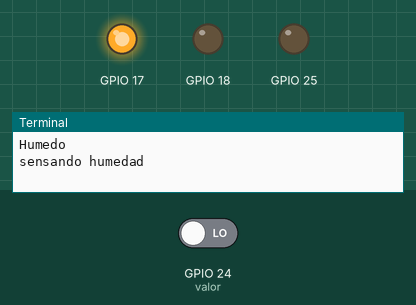
Bench run of a program on a simulated Raspberry Pi (BCM pin numbers). Shown: output pins drawn as LEDs (lit = HIGH), the last lines printed to the terminal. The inputs (shaded band) are chosen by the test bench; at power-on: GPIO 24 (valor) LOW.

Above: at 0.1 s.
At 1.2 s:
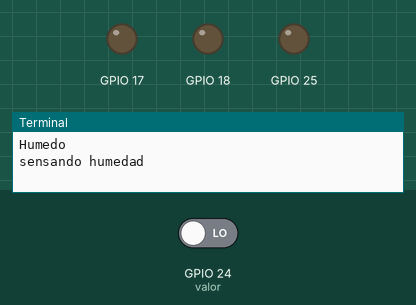
1.3 s: GPIO 24 (valor) driven HIGH
At 5.0 s:
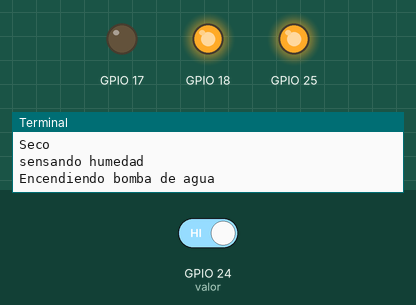
Timing chart, 0 to 6.5 s (numbered marks = the images above; inputs shaded):
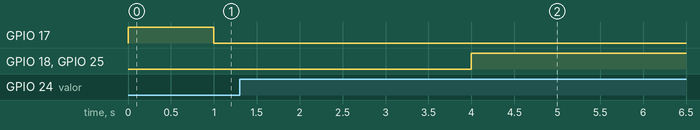

Measured:
- after the input at 1.3 s, GPIO 17: stops changing and stays LOW; GPIO 18, GPIO 25: LOW → HIGH after 2.7 s

The program:

humedad3.0.py
```python
#Programa que genera las medidas de humedad del suelo del sensor.

import RPi.GPIO as GPIO #Libreria para utilizar las GPIO.
import time 		#Libreria para las funciones relacionadas al tiempo. (time)

#set out GPIO numberring to BCM
GPIO.setmode(GPIO.BCM)
GPIO.setwarnings(False)

#Definir los pines GPIO a usar.
channel =24 #Sensor de Humedad
motor = 25  #Bomba de agua
led1= 18    #Led Verde
led2 = 17   # Led Azul

#configuramos los pines GPIO como Input (entrada).
GPIO.setup(channel,GPIO.IN)
#configuramos los pines GPIO como Output (salida).
GPIO.setup(25,GPIO.OUT) #Bomba de Agua
GPIO.setup(18,GPIO.OUT) #Led Verde
GPIO.setup(17,GPIO.OUT) #Led Azul

#Funcion para obtener el valor digital.
def medirHumedad():
    valor = GPIO.input(24) #Entrada del sensor
    if valor == 0:
        print("Humedo") #Imprimir valores

    else:
        print("Seco") #Imprimir valores

    print("sensando humedad")

    if valor >0:
        GPIO.output(18, True) #Encender led Verde
        GPIO.output(25, True) #Encender bomba de agua
        GPIO.output(17, False) ## Apagar led azul
        print("Encendiendo bomba de agua")
        time.sleep (10)
        print("Apagando bomba de agua")

    elif not():
        GPIO.output(17, True) ## Encender led azul
        time.sleep(1) # Esperamos 1 segundo
        GPIO.output(17, False) ## Apagar led azul
        time.sleep(1) ## Esperamos 1 segundo

        GPIO.output(25, False) #Apagar bomba
        GPIO.output(18, False) #Apagar led Verde


    #Definir un ciclo infinito para medir la humedad cada 2 segundos.
while True:
    medirHumedad()
    time.sleep(2)
```
